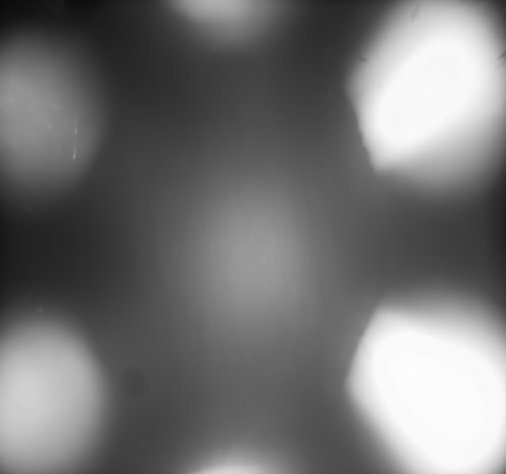
#> input picture scan_and_reconstruct-master/mean.jpg, 1012 x 948 px, found by its file name (shown at 1/2 size)
$ python imgprocessing.py
#> lines starting #> are read from the running program, lines starting #| are printed output that depends on the picture; after the words box and inside, x2 and y2 are one past the last pixel; in counts of white or black regions, pixels touching at a corner belong together
"""
@Description :   codes that process the image, including calculating the mean image and removing the background image effect
@Author      :   Xu Zhanwei
@Time        :   2021/11/02 10:58:25
"""
import numpy as np
import cv2
import pdb
import glob
import os

## 求平均图像，除掉背景图像
# 求平均图像
def get_mean_img(img_list):
  imgs = cv2.imread(img_list[0],0)
  img_mean = np.zeros(imgs.shape)
  for imgname in img_list:
    imgs = cv2.imread(imgname,0)
    imgs = imgs.astype('float')
    img_mean += imgs/len(img_list)
  img_mean = img_mean.astype('uint8')
  return img_mean


# 除掉背景图像
def remove_back_img(img_list,img_mean,bgp=None):
  for imgname in img_list:
    imgs = cv2.imread(imgname,0)
    if bgp is None:
      bgp = np.ones(imgs.shape)
    imgs = imgs.astype('float')
    imgs = imgs/img_mean
    imgs_bg_mean = (imgs*bgp).sum()/(bgp.sum())
    imgs = imgs/imgs_bg_mean*0.12*255
    cv2.imwrite(imgname,imgs.astype('uint8'))
    # pdb.set_trace()


if __name__ == "__main__":
  root_dir = r'C:\Users\iVers\Desktop\fingerprint_reconstruction_3D\newspaper'
  img_mean_path = os.path.join(root_dir,'mean.jpg')
  img_mean = cv2.imread(img_mean_path,0)
#> img_mean is the input picture: shape (948, 1012); min 11, max 253, mean 115.2
  # img_mean = get_mean_img(img_list)
  # cv2.imwrite(os.path.join(root_dir,'mean.jpg'),img_mean)
  img_dir = os.path.join(root_dir,'imgs')
  img_list = glob.glob(os.path.join(img_dir,'*'))
  img_list.sort()
  bgp_path = os.path.join(root_dir, 'foreground.png')
  bgp = cv2.imread(bgp_path,0)
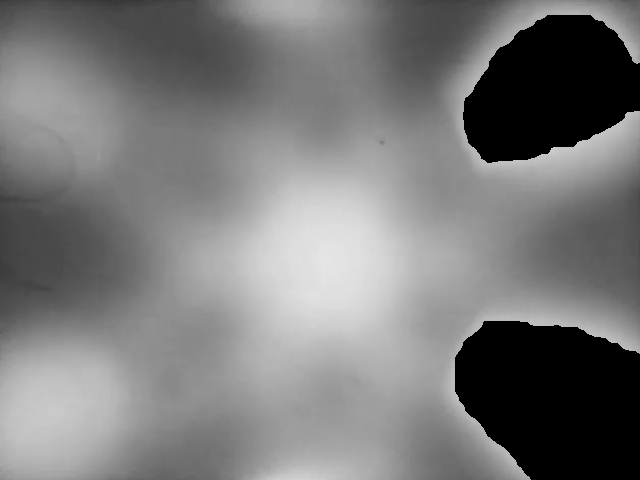
#> input picture scan_and_reconstruct-master/foreground.png, 640 x 480 px, found by its file name
#> bgp is the input picture: shape (480, 640); min 0, max 229, mean 121.7
  bgp = (bgp==0).astype('float')
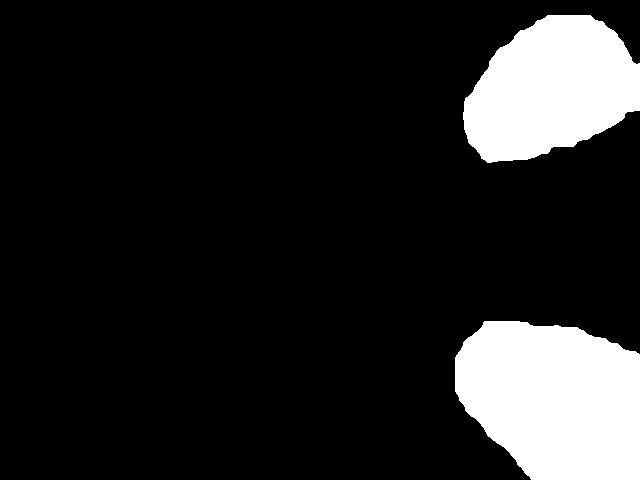
#> bgp: shape (480, 640) float64; values 0 (black) and 1 (white), 14% white; 2 white regions, box (x1, y1, x2, y2) and area: (455, 321, 640, 480) 24182, (463, 15, 640, 163) 18802
  bgp = cv2.resize(bgp,(img_mean.shape[1],img_mean.shape[0]),interpolation= 0)
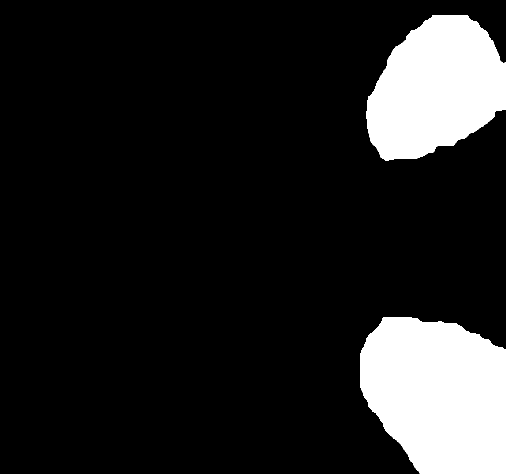
#> bgp: shape (948, 1012) float64 (shown at 1/2 size); values 0 (black) and 1 (white), 14% white; 2 white regions, box (x1, y1, x2, y2) and area: (720, 634, 1012, 948) 75364, (733, 30, 1012, 322) 58695
  remove_back_img(img_list,img_mean,bgp)
